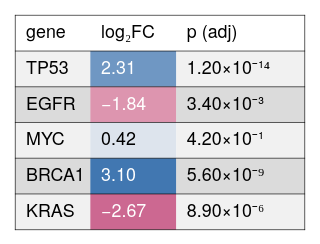

The Vega-Lite source for this figure:
### Vega-Lite specification from a JSON file in a GitHub repository (floating-point values rounded to 4 significant figures)
{"background": null, "config": {"arc": {"fill": "#DBDBDB", "fillOpacity": 1.0, "innerRadius": 25.0, "padAngle": 0.03, "stroke": "black", "strokeOpacity": 1, "strokeWidth": 0.25}, "area": {"fill": "#DBDBDB", "fillOpacity": 1.0, "stroke": "black", "strokeOpacity": 1, "strokeWidth": 0.25}, "axis": {"domain": true, "domainCap": "round", "domainColor": "black", "domainWidth": 0.25, "grid": false, "gridCap": "round", "gridColor": "#F1F1F1", "gridDash": [0, 0], "gridOpacity": 1.0, "gridWidth": 0.25, "labelColor": "black", "labelFont": "Helvetica Neue", "labelFontSize": 7, "labelFontStyle": "normal", "labelFontWeight": 400, "offset": 4.5, "ticks": true, "tickCap": "round", "tickColor": "black", "tickRound": false, "tickSize": 3, "tickWidth": 0.25, "titleColor": "black", "titleFont": "Helvetica Neue", "titleFontSize": 7, "titleFontStyle": "normal", "titleFontWeight": 400}, "axisX": {"domain": true, "labelAlign": "center", "labelAngle": 0, "labels": true, "ticks": true, "translate": 0}, "axisY": {"domain": true, "labelAlign": "right", "labelAngle": 0, "labels": true, "ticks": true, "translate": 0}, "axisRight": {"domain": true, "labelAlign": "left", "labelAngle": 0, "labels": true, "ticks": true, "translate": 0}, "axisTop": {"domain": true, "labelAlign": "center", "labelAngle": 0, "labels": true, "ticks": true, "translate": 0}, "axisBand": {"tickOffset": 0}, "bar": {"fill": "#DBDBDB", "fillOpacity": 1.0, "stroke": "black", "strokeOpacity": 1, "strokeWidth": 0.25}, "boxplot": {"size": 9.0, "ticks": {"cornerRadius": 0.25, "fill": "black", "opacity": 1, "size": 4.5, "thickness": 0.25}, "box": {"fillOpacity": 1.0, "stroke": "black", "strokeOpacity": 1, "strokeWidth": 0.25}, "median": {"cornerRadius": 0, "fill": "black", "fillOpacity": 1.0, "opacity": 1, "size": 9.0, "thickness": 0.25}, "rule": {"fill": "black", "fillOpacity": 1.0, "size": 10.0, "stroke": "black", "strokeDash": [0, 0], "strokeOpacity": 1, "strokeWidth": 0.25}, "outliers": {"color": "black", "fill": "black", "fillOpacity": 1.0, "size": 0, "stroke": "black", "strokeOpacity": 1, "strokeWidth": 0.25}}, "circle": {"fill": "black", "fillOpacity": 1.0, "size": 0.5, "stroke": null, "strokeOpacity": 1, "strokeWidth": 0.25}, "errorband": {"band": {"fillOpacity": 0.6, "stroke": null, "strokeWidth": 0.25, "strokeOpacity": 1}, "borders": {"opacity": 0, "strokeOpacity": 0.25, "strokeWidth": 1}}, "errorbar": {"opacity": 1, "rule": {"strokeDash": [0, 0], "strokeWidth": 0.25}, "ticks": {"color": "black", "cornerRadius": 0.125, "opacity": 1, "size": 6.0, "thickness": 0.25}, "thickness": 0.25}, "font": "Helvetica Neue", "geoshape": {"fill": "#DBDBDB", "fillOpacity": 1.0, "stroke": "black", "strokeOpacity": 1, "strokeWidth": 0.25}, "header": {"labelColor": "black", "labelFont": "Helvetica Neue", "labelFontSize": 7, "labelFontStyle": "normal", "labelFontWeight": 400, "titleColor": "black", "titleFont": "Helvetica Neue", "titleFontSize": 7, "titleFontStyle": "normal", "titleFontWeight": 400, "titlePadding": 0}, "legend": {"disable": false, "offset": 4.5, "titlePadding": 4, "labelOffset": 2, "gradientLabelOffset": 2, "gradientLength": 50.0, "gradientThickness": 5.0, "gradientOpacity": 1.0, "gradientStrokeColor": "black", "gradientStrokeWidth": 0.25, "labelColor": "black", "labelFont": "Helvetica Neue", "labelFontSize": 7, "labelFontStyle": "normal", "labelFontWeight": 400, "strokeColor": "black", "strokeWidth": 0, "symbolSize": 42, "symbolStrokeColor": "black", "symbolStrokeWidth": 0.25, "titleColor": "black", "titleFont": "Helvetica Neue", "titleFontSize": 7, "titleFontStyle": "normal", "titleFontWeight": 400}, "line": {"color": "black", "stroke": "black", "strokeCap": "round", "strokeDash": [0, 0], "strokeOpacity": 1, "strokeWidth": 0.375}, "point": {"filled": true, "fill": "#DBDBDB", "fillOpacity": 1.0, "size": 5.0, "stroke": "black", "strokeOpacity": 1, "strokeWidth": 0.25}, "range": {"category": ["#C6D9F1", "#F1C9CB", "#FEF0B9", "#CEE37A", "#7AA8E0", "#E589A3", "#FDDD5D", "#68B961", "#4177B1", "#C35082", "#E5C227", "#438156"], "diverging": {"scheme": ["#C35082", "#CE6D94", "#D989A7", "#E2A4BA", "#EABFCE", "#F1DBE2", "#F6F6F6", "#D7E0EB", "#B9CBE0", "#9BB6D5", "#7DA1C9", "#5F8CBD", "#4177B1"]}, "heatmap": {"scheme": ["#32022B", "#43044D", "#4C196E", "#4D338C", "#484DA6", "#3A68BB", "#1D83CA", "#1D9CCB", "#23B5C9", "#28CDC5", "#4DE0B4", "#91EE9F"]}, "ordinal": {"scheme": ["#F1F1F1", "#DBDBDB", "#C6C6C6", "#B2B2B2", "#9D9D9D", "#898989", "#767676", "#636363", "#515151", "#404040", "#2F2F2F", "#1F1F1F"]}, "ramp": {"scheme": ["#32022B", "#43044D", "#4C196E", "#4D338C", "#484DA6", "#3A68BB", "#1D83CA", "#1D9CCB", "#23B5C9", "#28CDC5", "#4DE0B4", "#91EE9F"]}}, "rule": {"color": "black", "stroke": "black", "strokeCap": "round", "strokeDash": [2, 2], "strokeOpacity": 1, "strokeWidth": 0.25}, "scale": {"bandPaddingInner": 0.1, "bandPaddingOuter": 0.1, "round": false}, "rect": {"fill": "#DBDBDB", "fillOpacity": 1.0, "stroke": "black", "strokeOpacity": 1, "strokeWidth": 0.25}, "square": {"fill": "#DBDBDB", "fillOpacity": 1.0, "size": 10.0, "stroke": "black", "strokeOpacity": 1, "strokeWidth": 0.25}, "text": {"color": "black", "font": "Helvetica Neue", "fontSize": 7, "fontStyle": "normal", "fontWeight": 400}, "tick": {"color": "black", "cornerRadius": 0.125, "opacity": 1.0, "size": 9.0, "thickness": 0.25}, "title": {"anchor": "middle", "frame": "group", "color": "black", "font": "Helvetica Neue", "fontSize": 7, "fontStyle": "normal", "fontWeight": 400, "subtitleColor": "black", "subtitleFont": "Helvetica Neue", "subtitleFontSize": "Helvetica Neue", "subtitleFontStyle": "normal", "subtitleFontWeight": 400}, "trail": {"color": "black", "opacity": 1, "size": 0.375}, "view": {"continuousWidth": 100, "continuousHeight": 100, "discreteWidth": 100, "discreteHeight": 100, "fill": null, "stroke": null, "strokeWidth": 0.25}}, "layer": [{"data": {"name": "data-680ea108daf5af24563e4da49a5d090b"}, "mark": {"type": "rect", "fill": "#F1F1F1", "stroke": null, "strokeWidth": 0}, "encoding": {"x": {"value": 0}, "x2": {"value": 29.4}, "y": {"axis": null, "field": "__rowidx", "scale": {"domain": [1, 2, 3, 4, 5], "paddingInner": 0, "paddingOuter": 0, "range": [14, 84]}, "type": "ordinal"}}, "transform": [{"window": [{"op": "row_number", "field": "", "as": "__rowidx"}]}, {"filter": "(datum.__rowidx - 1) % 2 == 0"}]}, {"data": {"name": "data-680ea108daf5af24563e4da49a5d090b"}, "mark": {"type": "rect", "fill": "#DBDBDB", "stroke": null, "strokeWidth": 0}, "encoding": {"x": {"value": 0}, "x2": {"value": 29.4}, "y": {"axis": null, "field": "__rowidx", "scale": {"domain": [1, 2, 3, 4, 5], "paddingInner": 0, "paddingOuter": 0, "range": [14, 84]}, "type": "ordinal"}}, "transform": [{"window": [{"op": "row_number", "field": "", "as": "__rowidx"}]}, {"filter": "(datum.__rowidx - 1) % 2 == 1"}]}, {"data": {"name": "data-680ea108daf5af24563e4da49a5d090b"}, "mark": {"type": "rect", "fill": "#F1F1F1", "stroke": null, "strokeWidth": 0}, "encoding": {"x": {"value": 29.4}, "x2": {"value": 63.0}, "y": {"axis": null, "field": "__rowidx", "scale": {"domain": [1, 2, 3, 4, 5], "paddingInner": 0, "paddingOuter": 0, "range": [14, 84]}, "type": "ordinal"}}, "transform": [{"window": [{"op": "row_number", "field": "", "as": "__rowidx"}]}, {"filter": "(datum.__rowidx - 1) % 2 == 0"}]}, {"data": {"name": "data-680ea108daf5af24563e4da49a5d090b"}, "mark": {"type": "rect", "fill": "#DBDBDB", "stroke": null, "strokeWidth": 0}, "encoding": {"x": {"value": 29.4}, "x2": {"value": 63.0}, "y": {"axis": null, "field": "__rowidx", "scale": {"domain": [1, 2, 3, 4, 5], "paddingInner": 0, "paddingOuter": 0, "range": [14, 84]}, "type": "ordinal"}}, "transform": [{"window": [{"op": "row_number", "field": "", "as": "__rowidx"}]}, {"filter": "(datum.__rowidx - 1) % 2 == 1"}]}, {"data": {"name": "data-680ea108daf5af24563e4da49a5d090b"}, "mark": {"type": "rect", "fill": "#F1F1F1", "stroke": null, "strokeWidth": 0}, "encoding": {"x": {"value": 63.0}, "x2": {"value": 113.4}, "y": {"axis": null, "field": "__rowidx", "scale": {"domain": [1, 2, 3, 4, 5], "paddingInner": 0, "paddingOuter": 0, "range": [14, 84]}, "type": "ordinal"}}, "transform": [{"window": [{"op": "row_number", "field": "", "as": "__rowidx"}]}, {"filter": "(datum.__rowidx - 1) % 2 == 0"}]}, {"data": {"name": "data-680ea108daf5af24563e4da49a5d090b"}, "mark": {"type": "rect", "fill": "#DBDBDB", "stroke": null, "strokeWidth": 0}, "encoding": {"x": {"value": 63.0}, "x2": {"value": 113.4}, "y": {"axis": null, "field": "__rowidx", "scale": {"domain": [1, 2, 3, 4, 5], "paddingInner": 0, "paddingOuter": 0, "range": [14, 84]}, "type": "ordinal"}}, "transform": [{"window": [{"op": "row_number", "field": "", "as": "__rowidx"}]}, {"filter": "(datum.__rowidx - 1) % 2 == 1"}]}, {"data": {"name": "data-680ea108daf5af24563e4da49a5d090b"}, "mark": {"type": "rect", "stroke": null, "strokeWidth": 0}, "encoding": {"color": {"field": "log2FC", "legend": null, "scale": {"domain": [-3.1, 3.1], "range": ["#C35082", "#CE6D94", "#D989A7", "#E2A4BA", "#EABFCE", "#F1DBE2", "#F6F6F6", "#D7E0EB", "#B9CBE0", "#9BB6D5", "#7DA1C9", "#5F8CBD", "#4177B1"]}, "type": "quantitative"}, "x": {"value": 29.4}, "x2": {"value": 63.0}, "y": {"axis": null, "field": "__rowidx", "scale": {"domain": [1, 2, 3, 4, 5], "paddingInner": 0, "paddingOuter": 0, "range": [14, 84]}, "type": "ordinal"}}, "transform": [{"window": [{"op": "row_number", "field": "", "as": "__rowidx"}]}]}, {"data": {"values": [{"__dysonsphere__": 1}]}, "mark": {"type": "rule", "color": "black", "strokeDash": [0, 0], "strokeWidth": 0.25}, "encoding": {"x": {"value": 0}, "x2": {"value": 113.4}, "y": {"value": 14}}}, {"data": {"values": [{"__dysonsphere__": 1}]}, "mark": {"type": "rule", "color": "black", "strokeDash": [0, 0], "strokeWidth": 0.25}, "encoding": {"x": {"value": 0}, "x2": {"value": 113.4}, "y": {"value": 28}}}, {"data": {"values": [{"__dysonsphere__": 1}]}, "mark": {"type": "rule", "color": "black", "strokeDash": [0, 0], "strokeWidth": 0.25}, "encoding": {"x": {"value": 0}, "x2": {"value": 113.4}, "y": {"value": 42}}}, {"data": {"values": [{"__dysonsphere__": 1}]}, "mark": {"type": "rule", "color": "black", "strokeDash": [0, 0], "strokeWidth": 0.25}, "encoding": {"x": {"value": 0}, "x2": {"value": 113.4}, "y": {"value": 56}}}, {"data": {"values": [{"__dysonsphere__": 1}]}, "mark": {"type": "rule", "color": "black", "strokeDash": [0, 0], "strokeWidth": 0.25}, "encoding": {"x": {"value": 0}, "x2": {"value": 113.4}, "y": {"value": 70}}}, {"data": {"values": [{"__dysonsphere__": 1}]}, "mark": {"type": "rule", "color": "black", "strokeDash": [0, 0], "strokeWidth": 0.25}, "encoding": {"x": {"value": 0}, "x2": {"value": 113.4}, "y": {"value": 0}}}, {"data": {"values": [{"__dysonsphere__": 1}]}, "mark": {"type": "rule", "color": "black", "strokeDash": [0, 0], "strokeWidth": 0.25}, "encoding": {"x": {"value": 0}, "x2": {"value": 113.4}, "y": {"value": 84}}}, {"data": {"values": [{"__dysonsphere__": 1}]}, "mark": {"type": "rule", "color": "black", "strokeDash": [0, 0], "strokeWidth": 0.25}, "encoding": {"x": {"value": 0}, "y": {"value": 0}, "y2": {"value": 84}}}, {"data": {"values": [{"__dysonsphere__": 1}]}, "mark": {"type": "rule", "color": "black", "strokeDash": [0, 0], "strokeWidth": 0.25}, "encoding": {"x": {"value": 113.4}, "y": {"value": 0}, "y2": {"value": 84}}}, {"data": {"name": "data-680ea108daf5af24563e4da49a5d090b"}, "mark": {"type": "text", "align": "left", "baseline": "middle", "fontSize": 7}, "encoding": {"text": {"field": "gene", "type": "nominal"}, "x": {"value": 4.2}, "y": {"axis": null, "bandPosition": 0.5, "field": "__rowidx", "scale": {"domain": [1, 2, 3, 4, 5], "paddingInner": 0, "paddingOuter": 0, "range": [14, 84]}, "type": "ordinal"}}, "transform": [{"window": [{"op": "row_number", "field": "", "as": "__rowidx"}]}]}, {"data": {"name": "data-680ea108daf5af24563e4da49a5d090b"}, "mark": {"type": "text", "align": "left", "baseline": "middle", "fontSize": 7}, "encoding": {"color": {"field": "__tc_1", "scale": null, "type": "nominal"}, "text": {"field": "log2FC", "format": ".2f", "type": "quantitative"}, "x": {"value": 33.6}, "y": {"axis": null, "bandPosition": 0.5, "field": "__rowidx", "scale": {"domain": [1, 2, 3, 4, 5], "paddingInner": 0, "paddingOuter": 0, "range": [14, 84]}, "type": "ordinal"}}, "transform": [{"window": [{"op": "row_number", "field": "", "as": "__rowidx"}]}, {"calculate": "datum['log2FC'] < -1.8083333333333331 ? 'white' : datum['log2FC'] < 1.8083333333333336 ? 'black' : 'white'", "as": "__tc_1"}]}, {"data": {"name": "data-680ea108daf5af24563e4da49a5d090b"}, "mark": {"type": "text", "align": "left", "baseline": "middle", "fontSize": 7}, "encoding": {"text": {"field": "__fmt_2", "type": "nominal"}, "x": {"value": 67.2}, "y": {"axis": null, "bandPosition": 0.5, "field": "__rowidx", "scale": {"domain": [1, 2, 3, 4, 5], "paddingInner": 0, "paddingOuter": 0, "range": [14, 84]}, "type": "ordinal"}}, "transform": [{"window": [{"op": "row_number", "field": "", "as": "__rowidx"}]}, {"calculate": "(datum['padj'] == null || datum['padj'] == 0 ? '0' : (datum['padj'] < 0 ? '−' : '') + format(abs(datum['padj'])/pow(10,floor((log(abs(datum['padj']))/log(10)))), '.2f') + '×10' + (floor((log(abs(datum['padj']))/log(10))) < 0 ? '⁻' : '') + (abs(floor((log(abs(datum['padj']))/log(10)))) >= 10 ? '⁰¹²³⁴⁵⁶⁷⁸⁹'[floor(abs(floor((log(abs(datum['padj']))/log(10))))/10)] + '⁰¹²³⁴⁵⁶⁷⁸⁹'[abs(floor((log(abs(datum['padj']))/log(10))))%10] : '⁰¹²³⁴⁵⁶⁷⁸⁹'[abs(floor((log(abs(datum['padj']))/log(10))))]))", "as": "__fmt_2"}]}, {"data": {"values": [{"__dysonsphere__": 1}]}, "mark": {"type": "text", "align": "left", "baseline": "middle", "fontSize": 7, "fontStyle": "bold"}, "encoding": {"text": {"value": "gene"}, "x": {"value": 4.2}, "y": {"value": 7.0}}}, {"data": {"values": [{"__dysonsphere__": 1}]}, "mark": {"type": "text", "align": "left", "baseline": "middle", "fontSize": 7, "fontStyle": "bold"}, "encoding": {"text": {"value": "log₂FC"}, "x": {"value": 33.6}, "y": {"value": 7.0}}}, {"data": {"values": [{"__dysonsphere__": 1}]}, "mark": {"type": "text", "align": "left", "baseline": "middle", "fontSize": 7, "fontStyle": "bold"}, "encoding": {"text": {"value": "p (adj)"}, "x": {"value": 67.2}, "y": {"value": 7.0}}}], "height": 84, "resolve": {"scale": {"color": "independent"}}, "view": {"fill": null, "stroke": null}, "width": 113.4, "$schema": "https://vega.github.io/schema/vega-lite/v6.4.1.json", "datasets": {"data-680ea108daf5af24563e4da49a5d090b": [{"gene": "TP53", "log2FC": 2.31, "padj": 1.2e-14}, {"gene": "EGFR", "log2FC": -1.84, "padj": 0.0034}, {"gene": "MYC", "log2FC": 0.42, "padj": 0.42}, {"gene": "BRCA1", "log2FC": 3.1, "padj": 5.6e-09}, {"gene": "KRAS", "log2FC": -2.67, "padj": 8.9e-06}]}}
